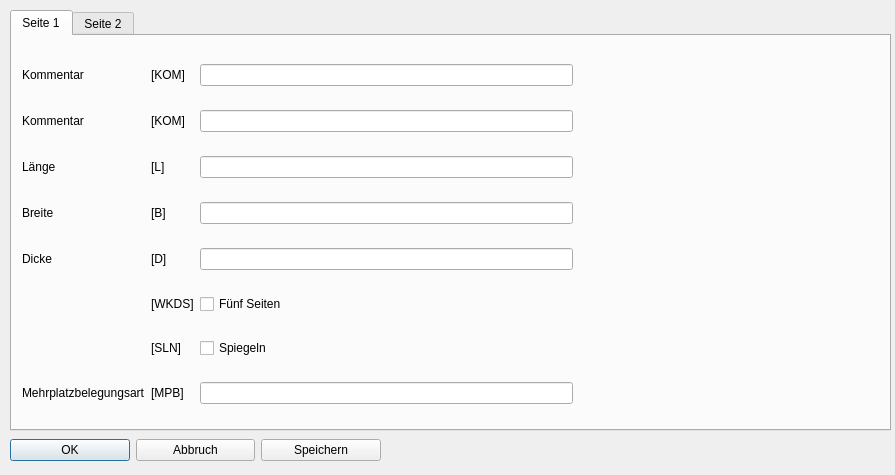
<?xml version="1.0" encoding="UTF-8"?>
<ui version="4.0">
 <class>DialogPrgKopf</class>
 <widget class="QDialog" name="DialogPrgKopf">
  <property name="geometry">
   <rect>
    <x>0</x>
    <y>0</y>
    <width>895</width>
    <height>475</height>
   </rect>
  </property>
  <property name="windowTitle">
   <string>Programmkopf</string>
  </property>
  <widget class="QTabWidget" name="tabWidget">
   <property name="geometry">
    <rect>
     <x>10</x>
     <y>10</y>
     <width>881</width>
     <height>421</height>
    </rect>
   </property>
   <property name="currentIndex">
    <number>0</number>
   </property>
   <widget class="QWidget" name="tab">
    <attribute name="title">
     <string>Seite 1</string>
    </attribute>
    <widget class="QWidget" name="">
     <property name="geometry">
      <rect>
       <x>10</x>
       <y>10</y>
       <width>551</width>
       <height>381</height>
      </rect>
     </property>
     <layout class="QGridLayout" name="gridLayout">
      <item row="0" column="0">
       <widget class="QLabel" name="label">
        <property name="text">
         <string>Kommentar</string>
        </property>
       </widget>
      </item>
      <item row="1" column="0">
       <widget class="QLabel" name="label_3">
        <property name="text">
         <string>Kommentar</string>
        </property>
       </widget>
      </item>
      <item row="6" column="1">
       <widget class="QLabel" name="label_14">
        <property name="text">
         <string>[SLN]</string>
        </property>
       </widget>
      </item>
      <item row="2" column="0">
       <widget class="QLabel" name="label_4">
        <property name="text">
         <string>Länge</string>
        </property>
       </widget>
      </item>
      <item row="2" column="2">
       <widget class="QLineEdit" name="lineEdit_l"/>
      </item>
      <item row="1" column="2">
       <widget class="QLineEdit" name="lineEdit_kom2"/>
      </item>
      <item row="3" column="1">
       <widget class="QLabel" name="label_9">
        <property name="text">
         <string>[B]</string>
        </property>
       </widget>
      </item>
      <item row="2" column="1">
       <widget class="QLabel" name="label_8">
        <property name="text">
         <string>[L]</string>
        </property>
       </widget>
      </item>
      <item row="4" column="2">
       <widget class="QLineEdit" name="lineEdit_d"/>
      </item>
      <item row="3" column="0">
       <widget class="QLabel" name="label_5">
        <property name="text">
         <string>Breite</string>
        </property>
       </widget>
      </item>
      <item row="0" column="2">
       <widget class="QLineEdit" name="lineEdit_kom1"/>
      </item>
      <item row="4" column="0">
       <widget class="QLabel" name="label_6">
        <property name="text">
         <string>Dicke</string>
        </property>
       </widget>
      </item>
      <item row="0" column="1">
       <widget class="QLabel" name="label_2">
        <property name="text">
         <string>[KOM]</string>
        </property>
       </widget>
      </item>
      <item row="5" column="1">
       <widget class="QLabel" name="label_12">
        <property name="text">
         <string>[WKDS]</string>
        </property>
       </widget>
      </item>
      <item row="3" column="2">
       <widget class="QLineEdit" name="lineEdit_b"/>
      </item>
      <item row="4" column="1">
       <widget class="QLabel" name="label_10">
        <property name="text">
         <string>[D]</string>
        </property>
       </widget>
      </item>
      <item row="1" column="1">
       <widget class="QLabel" name="label_7">
        <property name="text">
         <string>[KOM]</string>
        </property>
       </widget>
      </item>
      <item row="7" column="0">
       <widget class="QLabel" name="label_15">
        <property name="text">
         <string>Mehrplatzbelegungsart</string>
        </property>
       </widget>
      </item>
      <item row="7" column="1">
       <widget class="QLabel" name="label_16">
        <property name="text">
         <string>[MPB]</string>
        </property>
       </widget>
      </item>
      <item row="7" column="2">
       <widget class="QLineEdit" name="lineEdit_belegart"/>
      </item>
      <item row="5" column="2">
       <widget class="QCheckBox" name="checkBox_fuenfseiten">
        <property name="text">
         <string>Fünf Seiten</string>
        </property>
       </widget>
      </item>
      <item row="6" column="2">
       <widget class="QCheckBox" name="checkBox_spiegeln">
        <property name="text">
         <string>Spiegeln</string>
        </property>
       </widget>
      </item>
     </layout>
    </widget>
   </widget>
   <widget class="QWidget" name="tab_2">
    <attribute name="title">
     <string>Seite 2</string>
    </attribute>
    <widget class="QWidget" name="">
     <property name="geometry">
      <rect>
       <x>11</x>
       <y>9</y>
       <width>551</width>
       <height>381</height>
      </rect>
     </property>
     <layout class="QGridLayout" name="gridLayout_2">
      <item row="6" column="2">
       <widget class="QLineEdit" name="lineEdit_siabst"/>
      </item>
      <item row="1" column="2">
       <widget class="QLineEdit" name="lineEdit_ay"/>
      </item>
      <item row="0" column="2">
       <widget class="QLineEdit" name="lineEdit_ax"/>
      </item>
      <item row="2" column="1">
       <widget class="QLabel" name="label_20">
        <property name="text">
         <string>[RL]</string>
        </property>
       </widget>
      </item>
      <item row="5" column="0">
       <widget class="QLabel" name="label_24">
        <property name="text">
         <string>Schablonenhöhe</string>
        </property>
       </widget>
      </item>
      <item row="5" column="2">
       <widget class="QLineEdit" name="lineEdit_schabh"/>
      </item>
      <item row="1" column="0">
       <widget class="QLabel" name="label_17">
        <property name="text">
         <string>AY-Versatz</string>
        </property>
       </widget>
      </item>
      <item row="3" column="2">
       <widget class="QLineEdit" name="lineEdit_rb"/>
      </item>
      <item row="8" column="1">
       <widget class="QLabel" name="label_31">
        <property name="text">
         <string>[BEZ]</string>
        </property>
       </widget>
      </item>
      <item row="5" column="1">
       <widget class="QLabel" name="label_25">
        <property name="text">
         <string>[SH]</string>
        </property>
       </widget>
      </item>
      <item row="7" column="1">
       <widget class="QLabel" name="label_29">
        <property name="text">
         <string>[PP]</string>
        </property>
       </widget>
      </item>
      <item row="0" column="1">
       <widget class="QLabel" name="label_13">
        <property name="text">
         <string>[AX]</string>
        </property>
       </widget>
      </item>
      <item row="7" column="0">
       <widget class="QLabel" name="label_28">
        <property name="text">
         <string>Parkpos. Punktraster</string>
        </property>
       </widget>
      </item>
      <item row="8" column="0">
       <widget class="QLabel" name="label_30">
        <property name="text">
         <string>Bezeichnung</string>
        </property>
       </widget>
      </item>
      <item row="0" column="0">
       <widget class="QLabel" name="label_11">
        <property name="text">
         <string>AX-Versatz</string>
        </property>
       </widget>
      </item>
      <item row="3" column="0">
       <widget class="QLabel" name="label_21">
        <property name="text">
         <string>Rohteilbreite</string>
        </property>
       </widget>
      </item>
      <item row="1" column="1">
       <widget class="QLabel" name="label_18">
        <property name="text">
         <string>[AY]</string>
        </property>
       </widget>
      </item>
      <item row="4" column="2">
       <widget class="QCheckBox" name="checkBox_loesen">
        <property name="text">
         <string>Automatisch lösen</string>
        </property>
       </widget>
      </item>
      <item row="3" column="1">
       <widget class="QLabel" name="label_22">
        <property name="text">
         <string>[RB]</string>
        </property>
       </widget>
      </item>
      <item row="4" column="1">
       <widget class="QLabel" name="label_23">
        <property name="text">
         <string>[AL]</string>
        </property>
       </widget>
      </item>
      <item row="6" column="1">
       <widget class="QLabel" name="label_27">
        <property name="text">
         <string>[SA]</string>
        </property>
       </widget>
      </item>
      <item row="6" column="0">
       <widget class="QLabel" name="label_26">
        <property name="text">
         <string>Sicherheitsabstand</string>
        </property>
       </widget>
      </item>
      <item row="2" column="0">
       <widget class="QLabel" name="label_19">
        <property name="text">
         <string>Rohteillänge</string>
        </property>
       </widget>
      </item>
      <item row="2" column="2">
       <widget class="QLineEdit" name="lineEdit_rl"/>
      </item>
      <item row="9" column="1">
       <widget class="QLabel" name="label_32">
        <property name="text">
         <string>[AFB]</string>
        </property>
       </widget>
      </item>
      <item row="9" column="0">
       <widget class="QLabel" name="label_33">
        <property name="text">
         <string>Ausführbedingung</string>
        </property>
       </widget>
      </item>
      <item row="8" column="2">
       <widget class="QLineEdit" name="lineEdit_bez"/>
      </item>
      <item row="9" column="2">
       <widget class="QLineEdit" name="lineEdit_afb"/>
      </item>
      <item row="7" column="2">
       <widget class="QSpinBox" name="spinBox_pura">
        <property name="minimum">
         <number>1</number>
        </property>
        <property name="maximum">
         <number>5</number>
        </property>
        <property name="value">
         <number>2</number>
        </property>
       </widget>
      </item>
     </layout>
    </widget>
   </widget>
  </widget>
  <widget class="QWidget" name="">
   <property name="geometry">
    <rect>
     <x>10</x>
     <y>430</y>
     <width>371</width>
     <height>41</height>
    </rect>
   </property>
   <layout class="QHBoxLayout" name="horizontalLayout">
    <item>
     <widget class="QPushButton" name="pushButton_ok">
      <property name="text">
       <string>OK</string>
      </property>
     </widget>
    </item>
    <item>
     <widget class="QPushButton" name="pushButton_esc">
      <property name="text">
       <string>Abbruch</string>
      </property>
     </widget>
    </item>
    <item>
     <widget class="QPushButton" name="pushButton_save">
      <property name="text">
       <string>Speichern</string>
      </property>
     </widget>
    </item>
   </layout>
  </widget>
 </widget>
 <tabstops>
  <tabstop>tabWidget</tabstop>
  <tabstop>lineEdit_kom1</tabstop>
  <tabstop>lineEdit_kom2</tabstop>
  <tabstop>lineEdit_l</tabstop>
  <tabstop>lineEdit_b</tabstop>
  <tabstop>lineEdit_d</tabstop>
  <tabstop>checkBox_fuenfseiten</tabstop>
  <tabstop>checkBox_spiegeln</tabstop>
  <tabstop>lineEdit_belegart</tabstop>
  <tabstop>lineEdit_ax</tabstop>
  <tabstop>lineEdit_ay</tabstop>
  <tabstop>lineEdit_rl</tabstop>
  <tabstop>lineEdit_rb</tabstop>
  <tabstop>checkBox_loesen</tabstop>
  <tabstop>lineEdit_schabh</tabstop>
  <tabstop>lineEdit_siabst</tabstop>
  <tabstop>spinBox_pura</tabstop>
  <tabstop>lineEdit_bez</tabstop>
  <tabstop>lineEdit_afb</tabstop>
  <tabstop>pushButton_ok</tabstop>
  <tabstop>pushButton_esc</tabstop>
  <tabstop>pushButton_save</tabstop>
 </tabstops>
 <resources/>
 <connections/>
</ui>
